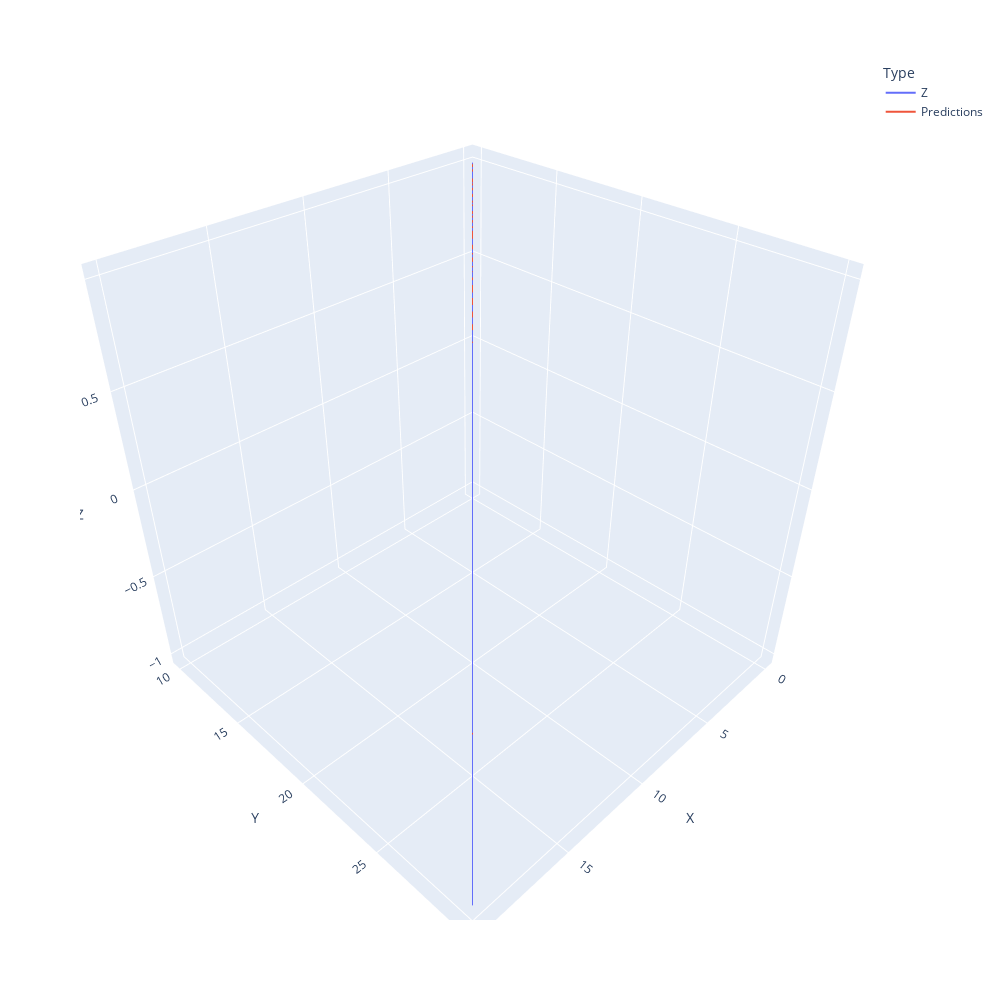

The notebook cell this image was saved under:
### Code cell
px.line_3d(data_frame=plot_data, x="X", y="Y", z="Z", width=1000, height=1000, color="Type")

### Figure 1 — Plotly figure (JSON) as saved in the notebook; plotly's stock layout.template omitted (floating-point values rounded to 4 significant figures; data arrays with more than 128 entries replaced by an {"elided": "..."} marker saying what was removed)
{"data": [{"hovertemplate": "Type=Z<br>X=%{x}<br>Y=%{y}<br>Z=%{z}<extra></extra>", "legendgroup": "Z", "line": {"color": "#636efa", "dash": "solid"}, "marker": {"symbol": "circle"}, "mode": "lines", "name": "Z", "scene": "scene", "showlegend": true, "type": "scatter3d", "x": {"elided": "2000 float values"}, "y": {"elided": "2000 float values"}, "z": {"elided": "2000 float values"}}, {"hovertemplate": "Type=Predictions<br>X=%{x}<br>Y=%{y}<br>Z=%{z}<extra></extra>", "legendgroup": "Predictions", "line": {"color": "#EF553B", "dash": "solid"}, "marker": {"symbol": "circle"}, "mode": "lines", "name": "Predictions", "scene": "scene", "showlegend": true, "type": "scatter3d", "x": {"elided": "2000 float values"}, "y": {"elided": "2000 float values"}, "z": {"elided": "2000 float values"}}], "layout": {"height": 1000, "legend": {"title": {"text": "Type"}, "tracegroupgap": 0}, "margin": {"t": 60}, "scene": {"domain": {"x": [0, 1], "y": [0, 1]}, "xaxis": {"title": {"text": "X"}}, "yaxis": {"title": {"text": "Y"}}, "zaxis": {"title": {"text": "Z"}}}, "width": 1000}}
